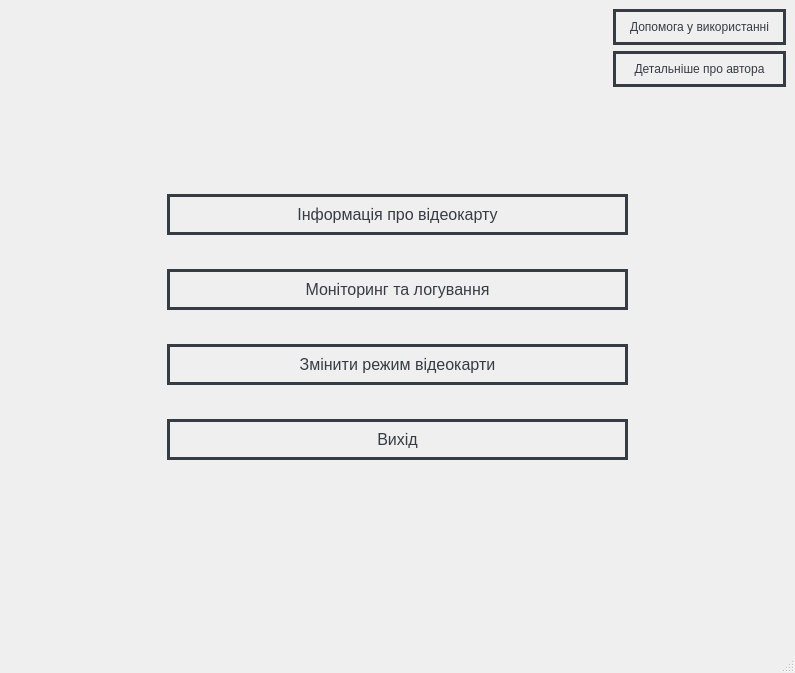
<?xml version="1.0" encoding="UTF-8"?>
<ui version="4.0">
 <class>MainWindow</class>
 <widget class="QMainWindow" name="MainWindow">
  <property name="geometry">
   <rect>
    <x>0</x>
    <y>0</y>
    <width>795</width>
    <height>673</height>
   </rect>
  </property>
  <property name="windowTitle">
   <string>MainWindow</string>
  </property>
  <property name="styleSheet">
   <string notr="true">
button {
  --b: 3px;   /* border thickness */
  --s: .45em; /* size of the corner */
  --color: #373B44;
  
  padding: calc(.5em + var(--s)) calc(.9em + var(--s));
  color: var(--color);
  --_p: var(--s);
  background:
    conic-gradient(from 90deg at var(--b) var(--b),#0000 90deg,var(--color) 0)
    var(--_p) var(--_p)/calc(100% - var(--b) - 2*var(--_p)) calc(100% - var(--b) - 2*var(--_p));
  transition: .3s linear, color 0s, background-color 0s;
  outline: var(--b) solid #0000;
  outline-offset: .6em;
  font-size: 16px;

  border: 0;

  user-select: none;
  -webkit-user-select: none;
  touch-action: manipulation;
}

button:hover,
button:focus-visible{
  --_p: 0px;
  outline-color: var(--color);
  outline-offset: .05em;
}

button:active {
  background: var(--color);
  color: #fff;
}</string>
  </property>
  <widget class="QWidget" name="centralwidget">
   <layout class="QGridLayout" name="gridLayout_8" rowstretch="1,1,3,1,2" columnstretch="1,2,1,1">
    <item row="2" column="0">
     <spacer name="horizontalSpacer">
      <property name="orientation">
       <enum>Qt::Orientation::Horizontal</enum>
      </property>
      <property name="sizeHint" stdset="0">
       <size>
        <width>40</width>
        <height>20</height>
       </size>
      </property>
     </spacer>
    </item>
    <item row="4" column="1">
     <spacer name="verticalSpacer_2">
      <property name="orientation">
       <enum>Qt::Orientation::Vertical</enum>
      </property>
      <property name="sizeHint" stdset="0">
       <size>
        <width>20</width>
        <height>40</height>
       </size>
      </property>
     </spacer>
    </item>
    <item row="2" column="1" rowspan="2" colspan="2">
     <layout class="QVBoxLayout" name="verticalLayout_10">
      <property name="spacing">
       <number>10</number>
      </property>
      <item>
       <widget class="QPushButton" name="infoCard_b">
        <property name="styleSheet">
         <string notr="true">QPushButton {
    border: 3px solid transparent;
	border-color: #373B44;
    padding: 8px 14px;
    font-size: 16px;
    color: #373B44;
    background-color: transparent;
    background-image: conical-gradient(from 90deg, transparent 90deg, #373B44 90deg);
    background-position: center;
    background-repeat: no-repeat;
    background-origin: content;
    outline: none;
}

QPushButton:hover {
    outline: none;
	background-color: #bfffac;
}

QPushButton:pressed {
    background-color: #373B44;
    color: white;
}</string>
        </property>
        <property name="text">
         <string>Інформація про відеокарту</string>
        </property>
       </widget>
      </item>
      <item>
       <widget class="QPushButton" name="monitorCard_b">
        <property name="styleSheet">
         <string notr="true">QPushButton {
    border: 3px solid transparent;
	border-color: #373B44;
    padding: 8px 14px;
    font-size: 16px;
    color: #373B44;
    background-color: transparent;
    background-image: conical-gradient(from 90deg, transparent 90deg, #373B44 90deg);
    background-position: center;
    background-repeat: no-repeat;
    background-origin: content;
    outline: none;
}

QPushButton:hover {
    outline: none;
	background-color: #bfffac;
}

QPushButton:pressed {
    background-color: #373B44;
    color: white;
}</string>
        </property>
        <property name="text">
         <string>Моніторинг та логування</string>
        </property>
       </widget>
      </item>
      <item>
       <widget class="QPushButton" name="modeCard_b">
        <property name="styleSheet">
         <string notr="true">QPushButton {
    border: 3px solid transparent;
	border-color: #373B44;
    padding: 8px 14px;
    font-size: 16px;
    color: #373B44;
    background-color: transparent;
    background-image: conical-gradient(from 90deg, transparent 90deg, #373B44 90deg);
    background-position: center;
    background-repeat: no-repeat;
    background-origin: content;
    outline: none;
}

QPushButton:hover {
    outline: none;
	background-color: #bfffac;
}

QPushButton:pressed {
    background-color: #373B44;
    color: white;
}</string>
        </property>
        <property name="text">
         <string>Змінити режим відеокарти</string>
        </property>
       </widget>
      </item>
      <item>
       <widget class="QPushButton" name="pushButton_5">
        <property name="styleSheet">
         <string notr="true">QPushButton {
    border: 3px solid transparent;
	border-color: #373B44;
    padding: 8px 14px;
    font-size: 16px;
    color: #373B44;
    background-color: transparent;
    background-image: conical-gradient(from 90deg, transparent 90deg, #373B44 90deg);
    background-position: center;
    background-repeat: no-repeat;
    background-origin: content;
    outline: none;
}

QPushButton:hover {
    outline: none;
	background-color: #bfffac;
}

QPushButton:pressed {
    background-color: #373B44;
    color: white;
}</string>
        </property>
        <property name="text">
         <string>Вихід</string>
        </property>
       </widget>
      </item>
     </layout>
    </item>
    <item row="1" column="1">
     <spacer name="verticalSpacer">
      <property name="orientation">
       <enum>Qt::Orientation::Vertical</enum>
      </property>
      <property name="sizeHint" stdset="0">
       <size>
        <width>20</width>
        <height>40</height>
       </size>
      </property>
     </spacer>
    </item>
    <item row="2" column="3">
     <spacer name="horizontalSpacer_2">
      <property name="orientation">
       <enum>Qt::Orientation::Horizontal</enum>
      </property>
      <property name="sizeHint" stdset="0">
       <size>
        <width>40</width>
        <height>20</height>
       </size>
      </property>
     </spacer>
    </item>
    <item row="0" column="0" colspan="4">
     <layout class="QGridLayout" name="gridLayout_2" rowstretch="0,0,0,0,0" columnstretch="1,0,0">
      <item row="0" column="2">
       <widget class="QPushButton" name="pushButton">
        <property name="styleSheet">
         <string notr="true">QPushButton {
    border: 3px solid transparent;
	border-color: #373B44;
    padding: 8px 14px;
    font-size: 12px;
    color: #373B44;
    background-color: transparent;
    background-image: conical-gradient(from 90deg, transparent 90deg, #373B44 90deg);
    background-position: center;
    background-repeat: no-repeat;
    background-origin: content;
    outline: none;
}

QPushButton:hover {
    outline: none;
	background-color: #bfffac;
}

QPushButton:pressed {
    background-color: #373B44;
    color: white;
}</string>
        </property>
        <property name="text">
         <string>Допомога у використанні</string>
        </property>
       </widget>
      </item>
      <item row="0" column="1">
       <spacer name="horizontalSpacer_3">
        <property name="orientation">
         <enum>Qt::Orientation::Horizontal</enum>
        </property>
        <property name="sizeHint" stdset="0">
         <size>
          <width>40</width>
          <height>20</height>
         </size>
        </property>
       </spacer>
      </item>
      <item row="4" column="0">
       <spacer name="verticalSpacer_3">
        <property name="orientation">
         <enum>Qt::Orientation::Vertical</enum>
        </property>
        <property name="sizeHint" stdset="0">
         <size>
          <width>20</width>
          <height>40</height>
         </size>
        </property>
       </spacer>
      </item>
      <item row="3" column="2">
       <widget class="QPushButton" name="pushButton_2">
        <property name="styleSheet">
         <string notr="true">QPushButton {
    border: 3px solid transparent;
	border-color: #373B44;
    padding: 8px 14px;
    font-size: 12px;
    color: #373B44;
    background-color: transparent;
    background-image: conical-gradient(from 90deg, transparent 90deg, #373B44 90deg);
    background-position: center;
    background-repeat: no-repeat;
    background-origin: content;
    outline: none;
}

QPushButton:hover {
    outline: none;
	background-color: #bfffac;
}

QPushButton:pressed {
    background-color: #373B44;
    color: white;
}</string>
        </property>
        <property name="text">
         <string>Детальніше про автора</string>
        </property>
       </widget>
      </item>
     </layout>
    </item>
   </layout>
  </widget>
  <widget class="QMenuBar" name="menubar">
   <property name="geometry">
    <rect>
     <x>0</x>
     <y>0</y>
     <width>795</width>
     <height>22</height>
    </rect>
   </property>
  </widget>
  <widget class="QStatusBar" name="statusbar"/>
 </widget>
 <resources/>
 <connections/>
</ui>
